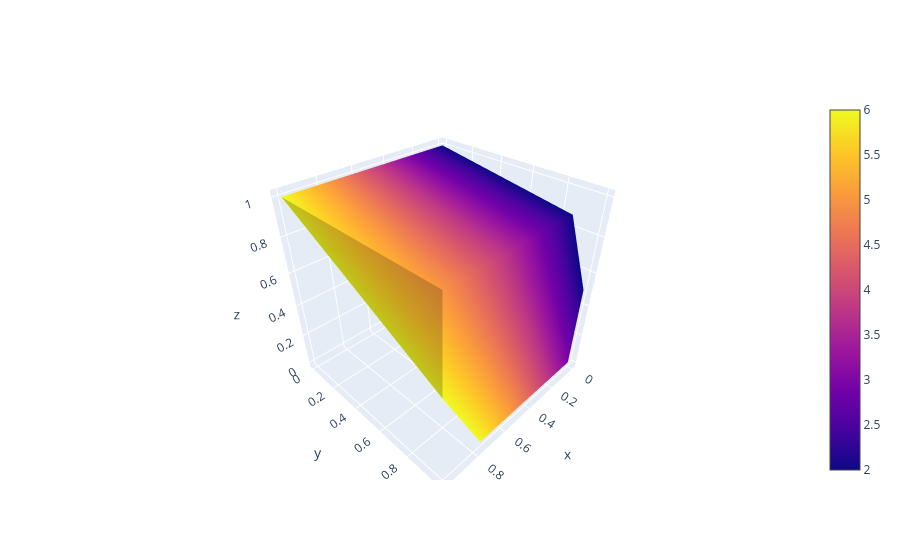

Notebook source saved alongside this figure:
### Code cell
import plotly.graph_objects as go

fig= go.Figure(data=go.Isosurface(
    x=[0,0,0,0,1,1,1,1],
    y=[1,0,1,0,1,0,1,0],
    z=[1,1,0,0,1,1,0,0],
    value=[1,2,3,4,5,6,7,8],
    isomin=2,
    isomax=6,
))

fig.show()

### Figure 1 — Plotly figure (JSON) as saved in the notebook; plotly's stock layout.template omitted (floating-point values rounded to 4 significant figures)
{"data": [{"isomax": 6, "isomin": 2, "type": "isosurface", "value": [1, 2, 3, 4, 5, 6, 7, 8], "x": [0, 0, 0, 0, 1, 1, 1, 1], "y": [1, 0, 1, 0, 1, 0, 1, 0], "z": [1, 1, 0, 0, 1, 1, 0, 0]}], "layout": {}}
